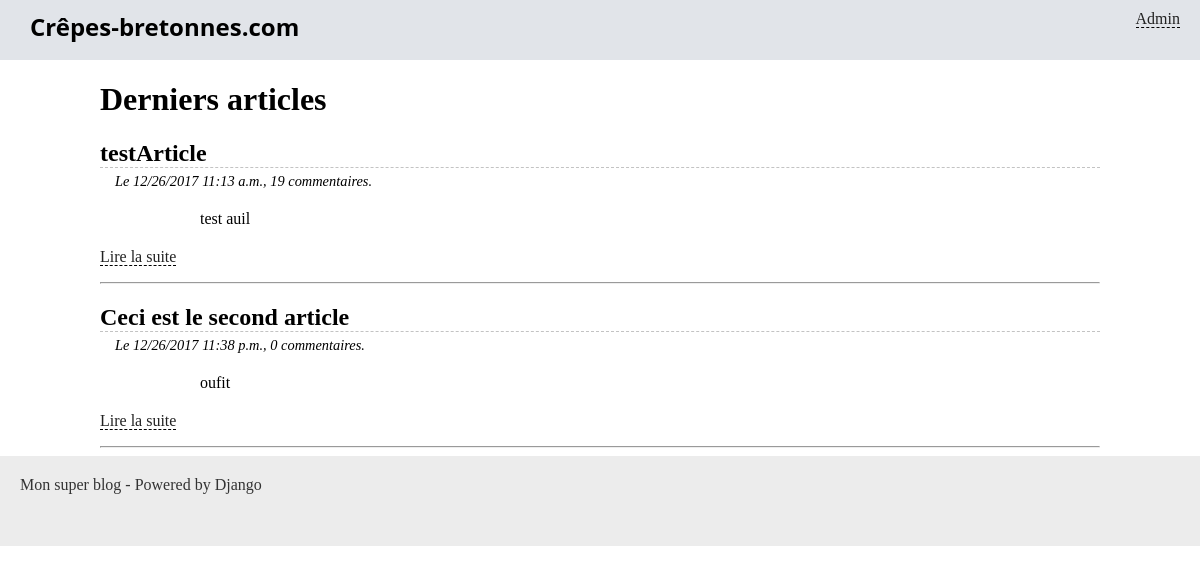
Screenshot of /blog/ with the database file from the repository.
### blog/models.py (models this page shows, shortened)
class Article(models.Model):
    titre = models.CharField(max_length=100)
    slug = models.SlugField()
    auteur = models.CharField(max_length=42)
    contenu = models.TextField(null=True)
    date = models.DateTimeField(verbose_name="Date de parution",
                                auto_now_add=True, auto_now=False)
    is_visible = models.BooleanField(verbose_name="Article publié ?",
                                     default=False)
    categorie = models.ForeignKey('Categorie', on_delete=models.CASCADE)

### blog/views.py (the view)
# urls.py: path('', views.accueil, name='accueil'),
def accueil(request):
    articles = Article.objects.all().annotate(nbrcommentaire=models.Sum(
        models.Case(
            models.When(comment__is_visible=1, then=1),
            default=0, output_field=models.IntegerField()
        )))
    print(articles.query)
    return render(request, 'blog/accueil.html', {'articles': articles})

### blog/templates/blog/accueil.html (shortened to what this page needs)
{% extends "blog/base.html" %}
{% block content %}
	<h1>Derniers articles</h1>
	{% for article in articles %}
		<h2 class="titre-article">{{ article.titre }}</h2>
		<p class="infos-article">Le {{ article.date|date:'SHORT_DATETIME_FORMAT' }}, {{ article.nbrcommentaire }} commentaires.</p>
		<div class="contenu-article">
			{{ article.contenu|safe|truncatewords_html:30 }}
		</div>
		<p><a href="{% url 'blog_lire' article.slug %}">Lire la suite</a></p>
		<hr />
	{% endfor %}
{% endblock %}

### blog/static/blog/styles.css (style rules this page uses)
* { box-sizing: border-box; }
body { margin: 0; padding: 0; }
a { color: #222; border-bottom: 1px dashed #000; text-decoration: none; }
.titre-article, .titre-comments { border-bottom: 1px dashed #c3c3c3; margin-bottom: 0; }
.infos-article { margin: 5px 0 0 15px; font-style: italic; font-size: 0.9em; }
.contenu-article { margin: 20px auto; width: 80%; }

### rows the page displays
Article: titre "testArticle", date "12/26/2017 11:13 a.m.", nbrcommentaire "19", contenu "test auil"
Article: titre "Ceci est le second article", date "12/26/2017 11:38 p.m.", nbrcommentaire "0", contenu "oufit"
